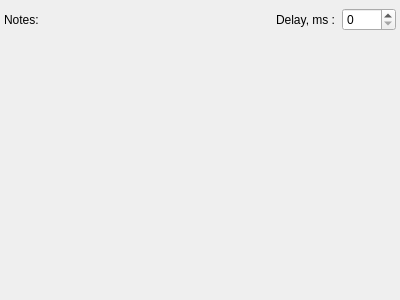
<?xml version="1.0" encoding="UTF-8"?>
<ui version="4.0">
 <class>PresetEditorWidget</class>
 <widget class="QWidget" name="PresetEditorWidget">
  <property name="geometry">
   <rect>
    <x>0</x>
    <y>0</y>
    <width>400</width>
    <height>300</height>
   </rect>
  </property>
  <property name="windowTitle">
   <string>Form</string>
  </property>
  <layout class="QVBoxLayout" name="verticalLayout" stretch="0,1">
   <property name="spacing">
    <number>0</number>
   </property>
   <property name="leftMargin">
    <number>0</number>
   </property>
   <property name="topMargin">
    <number>4</number>
   </property>
   <property name="rightMargin">
    <number>0</number>
   </property>
   <property name="bottomMargin">
    <number>0</number>
   </property>
   <item>
    <widget class="QFrame" name="additionsFrame">
     <layout class="QHBoxLayout" name="horizontalLayout_2" stretch="1,1,1,0">
      <property name="leftMargin">
       <number>4</number>
      </property>
      <property name="topMargin">
       <number>4</number>
      </property>
      <property name="rightMargin">
       <number>4</number>
      </property>
      <property name="bottomMargin">
       <number>4</number>
      </property>
      <item>
       <widget class="QLabel" name="notesLabel">
        <property name="text">
         <string>Notes: </string>
        </property>
       </widget>
      </item>
      <item alignment="Qt::AlignLeft">
       <widget class="QLabel" name="notesValueLabel">
        <property name="text">
         <string/>
        </property>
       </widget>
      </item>
      <item alignment="Qt::AlignRight">
       <widget class="QLabel" name="delayLabel">
        <property name="text">
         <string>Delay, ms :</string>
        </property>
       </widget>
      </item>
      <item>
       <widget class="QSpinBox" name="delaySpinBox">
        <property name="maximum">
         <number>1000</number>
        </property>
        <property name="singleStep">
         <number>100</number>
        </property>
       </widget>
      </item>
     </layout>
    </widget>
   </item>
   <item>
    <widget class="QFrame" name="notationsFrame"/>
   </item>
  </layout>
 </widget>
 <resources/>
 <connections/>
</ui>
